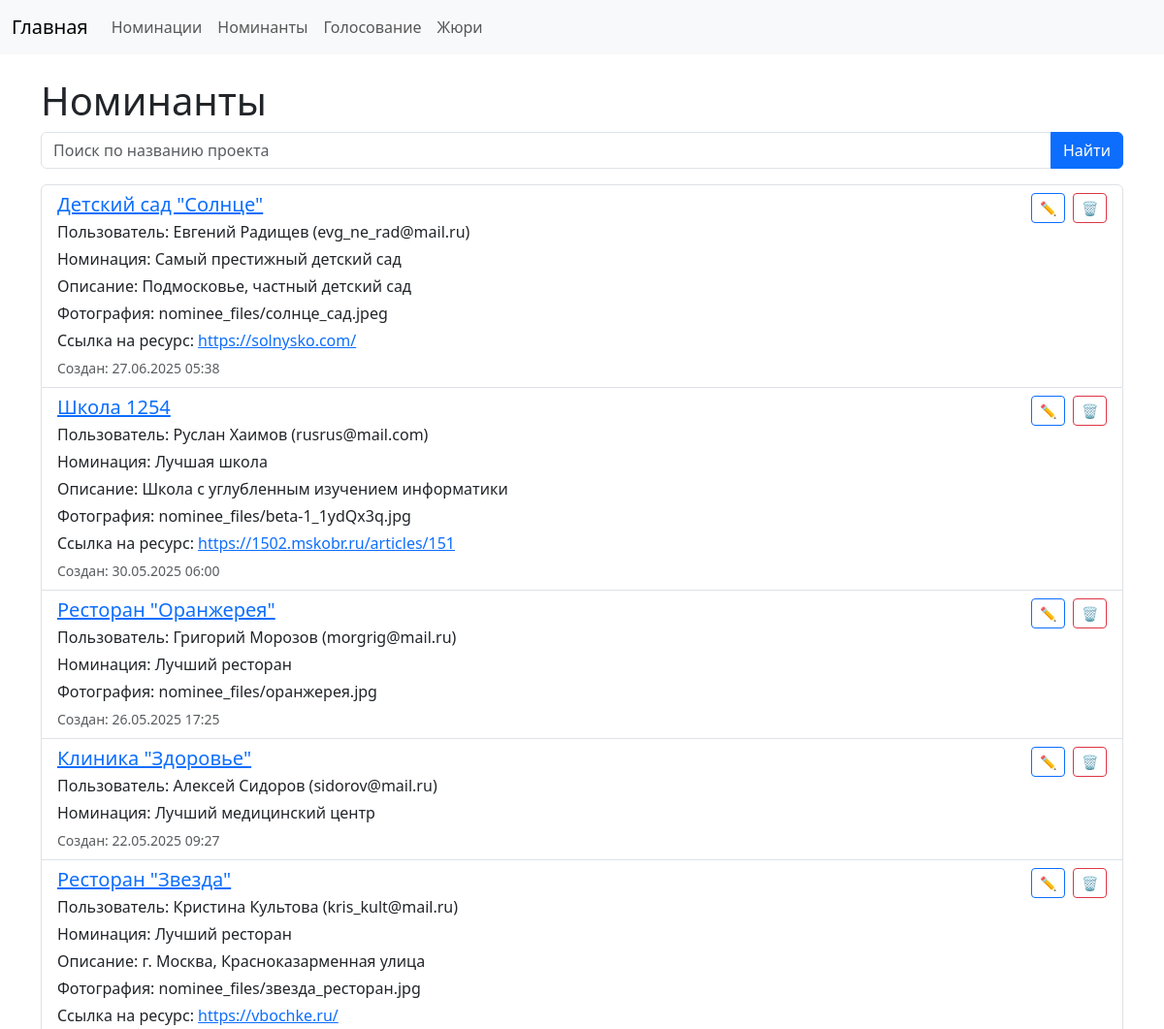
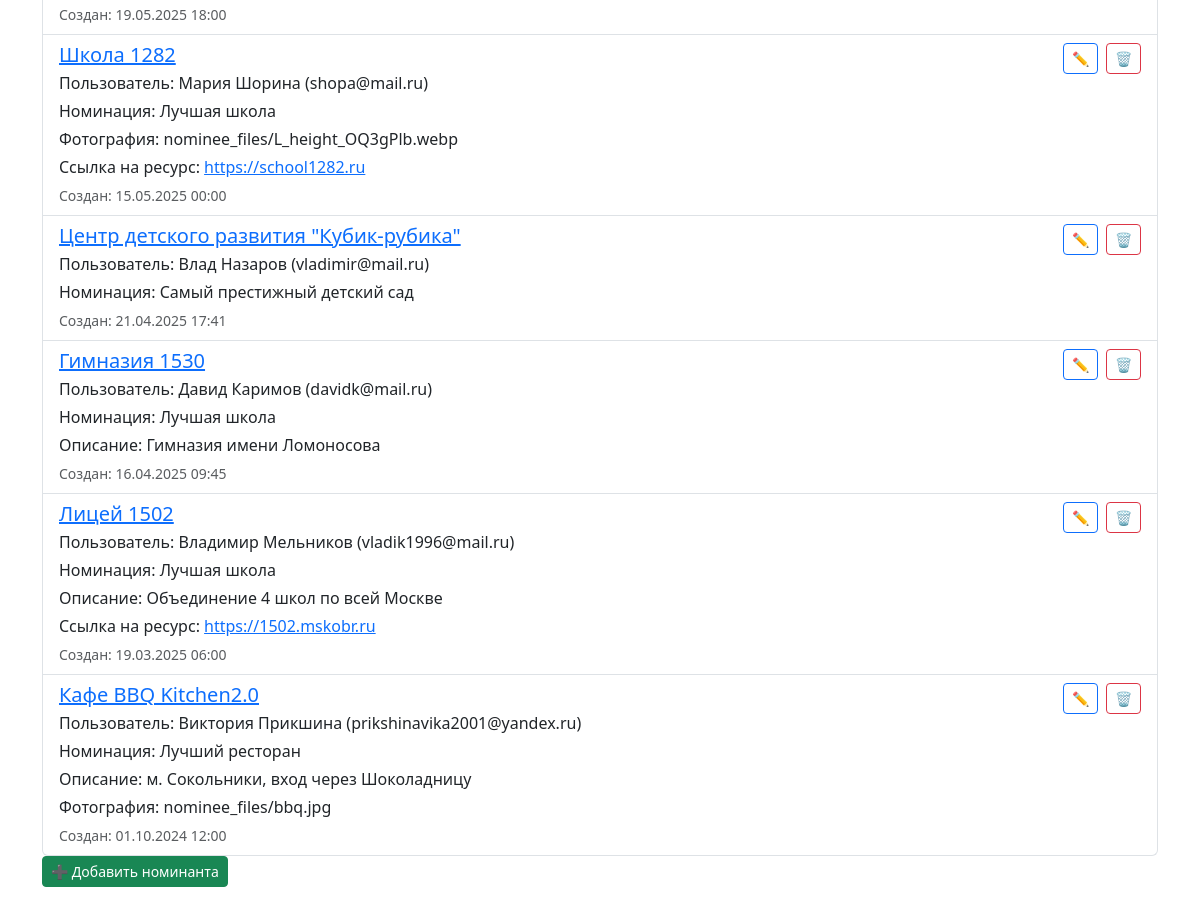
Page /nomination/nominees/ on the committed database (2 pictures, top to bottom).
### nomination/models.py (models this page shows, shortened)
class Nominee(models.Model):
    nomination = models.ForeignKey(Nomination, verbose_name=_('Номинация'), on_delete=models.CASCADE, related_name='nominees')
    user = models.ForeignKey(User, verbose_name=_('Пользователь-номинант'), on_delete=models.CASCADE, related_name='nominee_profiles')
    project_name = models.CharField(_('Название проекта'), max_length=200)
    description = models.TextField(_('Описание проекта'), blank=True)
    contact = models.EmailField(_('Контактный email'), blank=True, null=True)
    created_at = models.DateTimeField(verbose_name='Дата создания', default=timezone.now)
    attachment = models.FileField(
        _('Вложение'),
        upload_to='nominee_files/',
        blank=True,
        null=True,
        help_text='Загрузите файл с описанием проекта'
    )
    project_url = models.URLField(_('Ссылка на проект'), blank=True, null=True)
    class Meta:
        verbose_name = _('Номинант')
        verbose_name_plural = _('Номинанты')
        ordering = ['-created_at']
        unique_together = ('nomination', 'user')
    def get_absolute_url(self):
        return reverse('nominee_detail', kwargs={'pk': self.pk})

class User(models.Model):
    name = models.CharField(_('Имя'), max_length=30, blank=True)
    surname = models.CharField(_('Фамилия'), max_length=30, blank=True)
    email = models.EmailField(_('Электронная почта'), unique=True)
    role = models.ForeignKey(Role, verbose_name='Роль', on_delete=models.PROTECT, related_name='users')
    subscriptions = models.ManyToManyField(
        Nomination,
        through='Subscription',
        through_fields=('user', 'nomination'),
        related_name='subscribed_users',
        blank=True,
    )
    class Meta:
        verbose_name = 'Пользователь'
        verbose_name_plural = 'Пользователи'

class Nomination(models.Model):
    name = models.CharField(_('Название номинации'), max_length=200)
    description = models.TextField(_('Описание'), blank=True)
    created_date = models.DateTimeField(_('Дата создания'), default=timezone.now)
    end_date = models.DateTimeField(_('Дата завершения'), blank=True, null=True)
    class Meta:
        verbose_name = _('Номинация')
        verbose_name_plural = _('Номинации')

### nomination/views.py (the view)
# urls.py: path('nominees/', views.nominees_view, name='nominees'),
def nominees_view(request):
    search = request.GET.get('search', '')
    if search:
        nominees = Nominee.objects.filter(project_name__contains=search)
    else:
        nominees = Nominee.objects.all()
    return render(request, 'nomination/nominee/nominees.html', {'nominees': nominees, 'search': search})

### nomination/templates/nomination/nominee/nominees.html (shortened to what this page needs)
{% extends 'base.html' %}
{% block content %}
<h1>Номинанты</h1>
<form method="get" class="mb-3">
    <div class="input-group">
        <input type="text" name="search" class="form-control" placeholder="Поиск по названию проекта"
               value="{{ search }}">
        <button class="btn btn-primary" type="submit">Найти</button>
    </div>
</form>
{% if nominees %}
    <ul class="list-group">
        {% for nominee in nominees %}
            <li class="list-group-item">
                <div class="d-flex justify-content-between align-items-start">
                    <div>
                        <h5 class="mb-1">
                            <a href="{{ nominee.get_absolute_url }}"> {{ nominee.project_name }}</a>
                        </h5>
                        <p class="mb-1">
                            Пользователь: {{ nominee.user.name }} {{ nominee.user.surname }} ({{ nominee.user.email }})
                        </p>
                        <p class="mb-1">Номинация: {{ nominee.nomination.name }}</p>
                        {% if nominee.description %}
                            <p class="mb-1">Описание: {{ nominee.description }}</p>
                        {% endif %}
                        {% if nominee.attachment %}
                            <p class="mb-1">Фотография: {{ nominee.attachment }}</p>
                        {% endif %}
                        {% if nominee.project_url %}
                            <p class="mb-1">Ссылка на ресурс: <a href="{{ nominee.project_url }}">{{ nominee.project_url }}</a></p>
                        {% endif %}
                        <small class="text-muted">Создан: {{ nominee.created_at|date:"d.m.Y H:i" }}</small>
                    </div>
                    <div class="ms-3 text-nowrap">
                        <a href="{% url 'nominee_edit' nominee.id %}" class="btn btn-outline-primary btn-sm me-1">
                            ✏️
                        </a>
                        <a href="{% url 'nominee_delete' nominee.id %}" class="btn btn-outline-danger btn-sm">
                            🗑️
                        </a>
                    </div>
                </div>
            </li>
        {% endfor %}
    </ul>
{% else %}
    <p>Номинанты отсутствуют.</p>
{% endif %}
<p>
    <a href="{% url 'nominee_add' %}" class="btn btn-success btn-sm">➕ Добавить номинанта</a>
</p>
{% endblock %}

### rows in the picture
Nominee: project_name "Детский сад \"Солнце\"", user.name "Евгений", user.surname "Радищев", user.email "evg_ne_rad@mail.ru", nomination.name "Самый престижный детский сад", description "Подмосковье, частный детский сад", attachment "nominee_files/солнце_сад.jpeg", project_url "https://solnysko.com/", created_at "27.06.2025 05:38"
Nominee: project_name "Школа 1254", user.name "Руслан", user.surname "Хаимов", user.email "rusrus@mail.com", nomination.name "Лучшая школа", description "Школа с углубленным изучением информатики", attachment "nominee_files/beta-1_1ydQx3q.jpg", project_url "https://1502.mskobr.ru/articles/151", created_at "30.05.2025 06:00"
Nominee: project_name "Ресторан \"Оранжерея\"", user.name "Григорий", user.surname "Морозов", user.email "morgrig@mail.ru", nomination.name "Лучший ресторан", attachment "nominee_files/оранжерея.jpg", created_at "26.05.2025 17:25"
Nominee: project_name "Клиника \"Здоровье\"", user.name "Алексей", user.surname "Сидоров", user.email "sidorov@mail.ru", nomination.name "Лучший медицинский центр", created_at "22.05.2025 09:27"
Nominee: project_name "Ресторан \"Звезда\"", user.name "Кристина", user.surname "Культова", user.email "kris_kult@mail.ru", nomination.name "Лучший ресторан", description "г. Москва, Красноказарменная улица", attachment "nominee_files/звезда_ресторан.jpg", project_url "https://vbochke.ru/", created_at "19.05.2025 18:00"
Nominee: project_name "Школа 1282", user.name "Мария", user.surname "Шорина", user.email "shopa@mail.ru", nomination.name "Лучшая школа", attachment "nominee_files/L_height_OQ3gPlb.webp", project_url "https://school1282.ru", created_at "15.05.2025 00:00"
Nominee: project_name "Центр детского развития \"Кубик-рубика\"", user.name "Влад", user.surname "Назаров", user.email "vladimir@mail.ru", nomination.name "Самый престижный детский сад", created_at "21.04.2025 17:41"
Nominee: project_name "Гимназия 1530", user.name "Давид", user.surname "Каримов", user.email "davidk@mail.ru", nomination.name "Лучшая школа", description "Гимназия имени Ломоносова", created_at "16.04.2025 09:45"
Nominee: project_name "Лицей 1502", user.name "Владимир", user.surname "Мельников", user.email "vladik1996@mail.ru", nomination.name "Лучшая школа", description "Объединение 4 школ по всей Москве", project_url "https://1502.mskobr.ru", created_at "19.03.2025 06:00"
Nominee: project_name "Кафе BBQ Kitchen2.0", user.name "Виктория", user.surname "Прикшина", user.email "prikshinavika2001@yandex.ru", nomination.name "Лучший ресторан", description "м. Сокольники, вход через Шоколадницу", attachment "nominee_files/bbq.jpg", created_at "01.10.2024 12:00"
